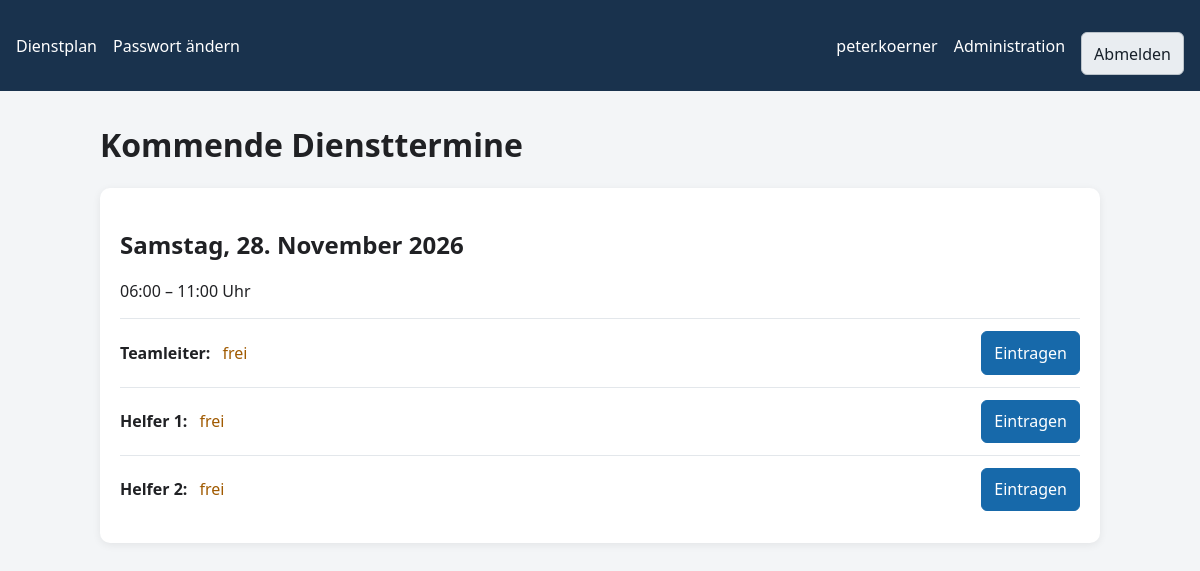
/ (signed in), run on the app's committed database.
### app/models.py (models this page shows, shortened)
class User(db.Model):
    __tablename__ = "users"
    id = db.Column(db.Integer, primary_key=True)
    username = db.Column(db.String(80), unique=True, nullable=False, index=True)
    email = db.Column(db.String(255), nullable=True)
    password_hash = db.Column(db.String(255), nullable=False)
    is_active = db.Column(db.Boolean, nullable=False, default=True)
    is_admin = db.Column(db.Boolean, nullable=False, default=False)
    created_at = db.Column(db.DateTime, default=datetime.utcnow, nullable=False)
    updated_at = db.Column(
        db.DateTime,
        default=datetime.utcnow,
        onupdate=datetime.utcnow,
        nullable=False,
    )
    assignments = db.relationship(
        "Assignment",
        back_populates="user",
        cascade="all, delete-orphan",
    )

class Shift(db.Model):
    __tablename__ = "shifts"
    id = db.Column(db.Integer, primary_key=True)
    date = db.Column(db.Date, nullable=False, index=True)
    start_time = db.Column(db.String(5), nullable=False, default="06:00")
    end_time = db.Column(db.String(5), nullable=False, default="11:00")
    note = db.Column(db.Text, nullable=True)
    created_at = db.Column(db.DateTime, default=datetime.utcnow, nullable=False)
    updated_at = db.Column(
        db.DateTime,
        default=datetime.utcnow,
        onupdate=datetime.utcnow,
        nullable=False,
    )
    assignments = db.relationship(
        "Assignment",
        back_populates="shift",
        cascade="all, delete-orphan",
    )

### app/__init__.py (the view)
    @app.route("/")
    @login_required
    def schedule():
        shifts = (
            Shift.query.filter(Shift.date >= date.today())
            .order_by(Shift.date.asc(), Shift.start_time.asc())
            .all()
        )
        return render_template("schedule.html", shifts=shifts)

### app/__init__.py (called while the page is built)
def current_user():
    user_id = session.get("user_id")
    if not user_id:
        return None
    return db.session.get(User, user_id)

### app/templates/schedule.html (shortened to what this page needs)
{% extends "base.html" %}
{% block content %}
<h1>Kommende Diensttermine</h1>
{% for shift in shifts %}
<div class="card">
    <h2>{{ shift.date|german_date }}</h2>
    <p>
        {{ shift.start_time }} – {{ shift.end_time }} Uhr
    </p>
    {% for position, label in positions.items() %}
        {% set assignment = shift.assignments
            |selectattr("position", "equalto", position)
            |first %}
        <div class="assignment">
            <strong>{{ label }}:</strong>
            {% if assignment %}
                <span>{{ assignment.user.username }}</span>
                {% if assignment.user_id == current_user.id
                      or current_user.is_admin %}
                    <form method="post"
                          action="{{ url_for(
                              'remove_assignment',
                              assignment_id=assignment.id
                          ) }}">
                        <input type="hidden"
                               name="csrf_token"
                               value="{{ session.csrf_token }}">
                        <button class="danger" type="submit">
                            Austragen
                        </button>
                    </form>
                {% endif %}
            {% else %}
                <span class="free">frei</span>
                <form method="post"
                      action="{{ url_for(
                          'assign',
                          shift_id=shift.id,
                          position=position
                      ) }}">
                    <button class="primary" type="submit">
                        Eintragen
                    </button>
                </form>
            {% endif %}
        </div>
    {% endfor %}
</div>
{% endfor %}
{% endblock %}

### app/templates/base.html (shortened to what this page needs)
<!doctype html>
<html lang="de">
<head>
    <link rel="stylesheet"
          href="{{ url_for('static', filename='style.css') }}">
</head>
<body>
<nav class="navbar">
    <a href="{{ url_for('schedule') }}">Dienstplan</a>
    {% if current_user %}
        <a href="{{ url_for('profile') }}">Passwort ändern</a>
        <span>{{ current_user.username }}</span>
        {% if current_user.is_admin %}
            <a href="{{ url_for('admin') }}">Administration</a>
        {% endif %}
        <form method="post" action="{{ url_for('logout') }}">
            <button type="submit">Abmelden</button>
        </form>
    {% endif %}
</nav>
<main class="container">
    {% block content %}{% endblock %}
</main>
</body>
</html>

### app/static/style.css (style rules this page uses)
:root { font-family: system-ui, sans-serif; color: #202124; background: #f3f5f7; }
* { box-sizing: border-box; }
body { margin: 0; }
.navbar { display: flex; gap: 1rem; align-items: center; padding: 1rem; color: white; background: #19324d; }
.navbar a { color: white; text-decoration: none; }
.navbar span { margin-left: auto; }
.container { width: min(100% - 2rem, 1000px); margin: 2rem auto; }
.card { padding: 1.25rem; margin-bottom: 1rem; background: white; border-radius: 10px; box-shadow: 0 2px 8px #00000012; }
input, textarea, button, .button { width: 100%; min-height: 2.5rem; padding: .6rem .75rem; font: inherit; border: 1px solid #bbc3ca; border-radius: 6px; }
button, .button { cursor: pointer; margin-top: 1rem; text-align: center; text-decoration: none; background: #e9edf1; color: #17202a; }
.primary { color: white; background: #1769aa; border-color: #1769aa; }
.assignment, .admin-row { display: flex; gap: .75rem; align-items: center; justify-content: space-between; padding: .75rem 0; border-top: 1px solid #e3e7eb; }
.assignment form { margin-left: auto; }
.assignment .primary { width: auto; min-height: 2rem; margin: 0 0 0 .75rem; }
.free { color: #a05a00; }

### data on the page
User: username "peter.koerner"
Shift: date|german_date "Samstag, 28. November 2026", start_time "06:00", end_time "11:00", positions "Teamleiter" "Helfer 1" "Helfer 2"
